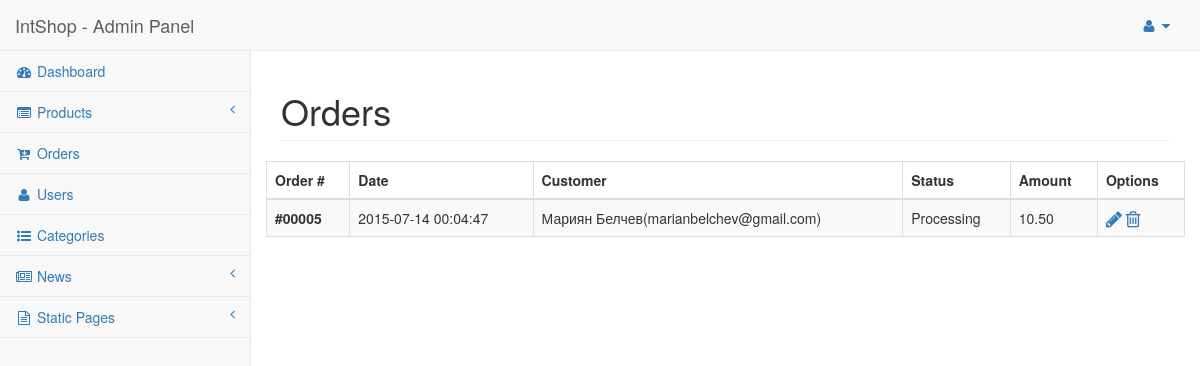
The page /index.php/admin/orders on the database as committed earlier.
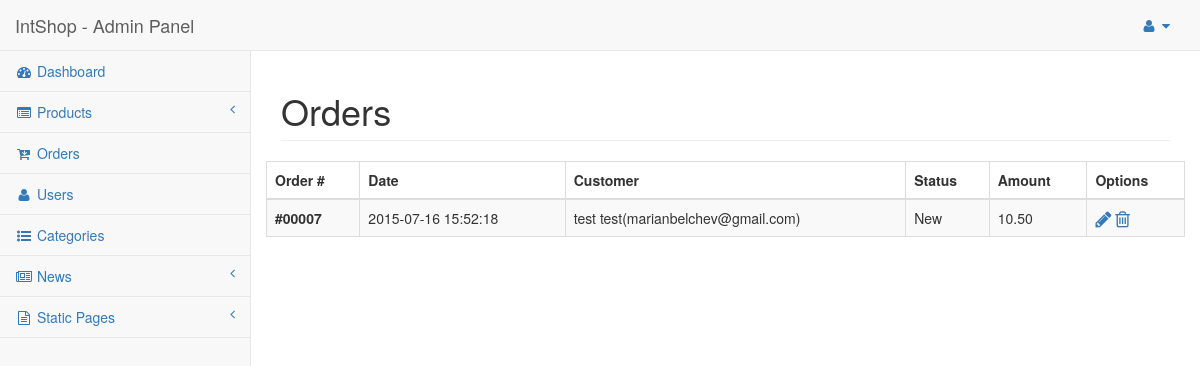
The same page on the database as committed later.
### tables this page shows
CREATE TABLE IF NOT EXISTS `orders` (
`id` int(11) NOT NULL,
  `client_name` varchar(255) NOT NULL,
  `phone` varchar(255) NOT NULL,
  `email` varchar(255) NOT NULL,
  `address` varchar(255) NOT NULL,
  `date` datetime NOT NULL DEFAULT CURRENT_TIMESTAMP,
  `status` varchar(255) NOT NULL DEFAULT 'New',
  `total` decimal(10,2) NOT NULL
);

### application/controllers/admin/orders.php (called while the page is built, shortened)
<?php
class Orders extends CI_Controller {
	public function __construct() {
		$this->load->model('admin/Orders_model');
	}
	public function index() {
		$data = array(
			'orders'       => $this->Orders_model->all_orders(),
			'main_content' => 'admin/pages/orders'
		);
		$this->load->view('admin/main', $data);
	}
}

### index.php (called while the page is built, shortened)
<?php
require_once BASEPATH.'core/CodeIgniter.php';

### application/models/admin/orders_model.php (called while the page is built, shortened)
<?php
class Orders_model extends CI_Model {
	private $orders_table 		= 'orders',
			$orders_items_table = 'order_items';
	public function all_orders() {
		return $this->db->get($this->orders_table)->result();
	}
}

### application/views/admin/pages/orders.php (the view, shortened to what this page needs)
<div id="page-wrapper">
    <div class="row">
        <div class="col-lg-12">
            <h1 class="page-header">Orders</h1>
        </div>
    </div>
    <div class="row">
		<?php if ($orders): ?>
		<div class="table-responsive">
			<table class="table table-striped table-bordered table-hover">
				<thead>
					<tr>
						<th>Order #</th>
						<th>Date</th>
						<th>Customer</th>
						<th>Status</th>
						<th>Amount</th>
						<th>Options</th>
					</tr>
				</thead>
				<tbody>
					<?php foreach ($orders as $order): ?>
					<tr>
						<th><?php echo sprintf('#%05d', $order->id); ?></th>
						<td><?php echo $order->date; ?></td>
						<td><?php echo $order->client_name . "({$order->email})"; ?></td>
						<td><?php echo $order->status; ?></td>
						<td><?php echo $order->total; ?></td>
						<td><a href="<?php echo base_url("admin/orders/edit/{$order->id}") ?>"><i class="fa fa-pencil fa-lg"></i></a> <a href="<?php echo base_url("admin/orders/delete/{$order->id}") ?>"><i class="fa fa-trash-o fa-lg"></i></a></td>
					</tr>
					<?php endforeach; ?>
				</tbody>
			</table>
		</div>
		<?php else: ?>
		<div class="alert alert-danger" role="alert">No orders found!</div>
		<?php endif; ?>
	</div>
</div>

### application/views/admin/main.php (shortened to what this page needs)
<!DOCTYPE html>
<html lang="en">
<head>
    <link href="<?php echo base_url('assets/css/bootstrap.min.css'); ?>" rel="stylesheet">
    <link href="<?php echo base_url('assets/css/admin/metisMenu.min.css'); ?>" rel="stylesheet">
    <link href="<?php echo base_url('assets/css/admin/timeline.css'); ?>" rel="stylesheet">
    <link href="<?php echo base_url('assets/css/admin/sb-admin-2.css'); ?>" rel="stylesheet">
    <link href="<?php echo base_url('assets/font-awesome/css/font-awesome.min.css'); ?>" rel="stylesheet" type="text/css">
</head>
<body>
    <div id="wrapper">
        <nav class="navbar navbar-default navbar-static-top" role="navigation" style="margin-bottom: 0">
            <div class="navbar-header">
                <a class="navbar-brand" href="<?php echo base_url('admin'); ?>">IntShop - Admin Panel</a>
            </div>
            <ul class="nav navbar-top-links navbar-right">
                <li class="dropdown">
                    <a class="dropdown-toggle" data-toggle="dropdown" href="#">
                        <i class="fa fa-user fa-fw"></i>  <i class="fa fa-caret-down"></i>
                    </a>
                </li>
            </ul>
            <div class="navbar-default sidebar" role="navigation">
                <div class="sidebar-nav navbar-collapse">
                    <ul class="nav" id="side-menu">
                        <li><a href="<?php echo base_url('admin'); ?>"><i class="fa fa-dashboard fa-fw"></i> Dashboard</a></li>
                        <li>
                            <a href="#"><i class="fa fa-list-alt fa-fw"></i> Products<span class="fa arrow"></span></a>
                        </li>
                        <li><a href="<?php echo base_url('admin/orders'); ?>"><i class="fa fa-cart-arrow-down fa-fw"></i> Orders</a></li>
                        <li><a href="<?php echo base_url('admin/users'); ?>"><i class="fa fa-user fa-fw"></i> Users</a></li>
                        <li><a href="<?php echo base_url('admin/category'); ?>"><i class="fa fa-list-ul fa-fw"></i> Categories</a></li>
                        <li>
                            <a href="#"><i class="fa fa-newspaper-o fa-fw"></i> News<span class="fa arrow"></span></a>
                        </li>
                        <li>
                            <a href="#"><i class="fa fa-file-text-o fa-fw"></i> Static Pages<span class="fa arrow"></span></a>
                        </li>
                    </ul>
                </div>
            </div>
        </nav>
        <?php $this->load->view($main_content); ?>
    </div>
</body>
</html>

### assets/css/admin/sb-admin-2.css (style rules this page uses)
body { background-color: #f8f8f8; }
#wrapper { width: 100%; }
#page-wrapper { padding: 0 15px; min-height: 568px; background-color: #fff; }
@media (min-width:768px) { #page-wrapper { position: inherit; margin: 0 0 0 250px; padding: 0 30px; border-left: 1px solid #e7e7e7; } }
.navbar-top-links { margin-right: 0; }
.navbar-top-links li { display: inline-block; }
.navbar-top-links li:last-child { margin-right: 15px; }
.navbar-top-links li a { padding: 15px; min-height: 50px; }
.sidebar .sidebar-nav.navbar-collapse { padding-right: 0; padding-left: 0; }
.sidebar ul li { border-bottom: 1px solid #e7e7e7; }
.sidebar .arrow { float: right; }
.sidebar .fa.arrow:before { content: "\f104"; }
@media (min-width:768px) { .sidebar { z-index: 1; position: absolute; width: 250px; margin-top: 51px; } }

Rows that differ between the two databases and show on the page:
removed orders: id "00005", date "2015-07-14 00:04:47", client_name "Мариян Белчев", email "marianbelchev@gmail.com", status "Processing", total "10.50"
added orders: id "00007", date "2015-07-16 15:52:18", client_name "test test", email "marianbelchev@gmail.com", status "New", total "10.50"
